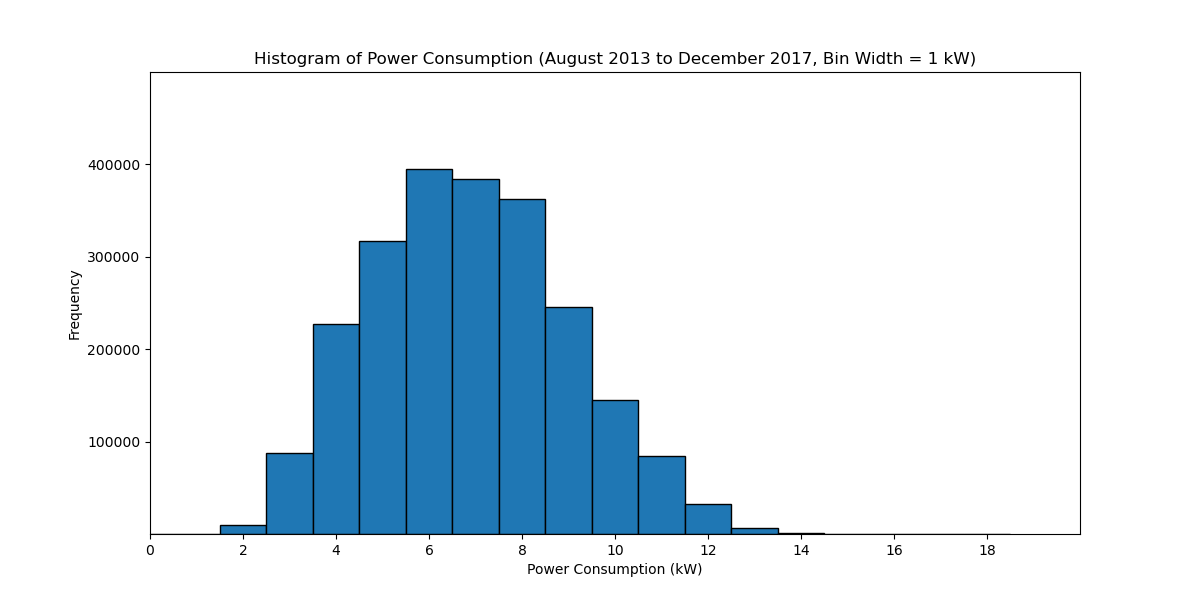

The script that drew this image:
import pandas as pd
import matplotlib.pyplot as plt
import numpy as np

file_path = r"C:\Users\91878\Downloads\energy_dataset\energy_dataset\girls_hostel_ups.csv"
df = pd.read_csv(file_path)
df['timestamp'] = pd.to_datetime(df['timestamp'], unit='s', utc=True)
df['timestamp'] = df['timestamp'].dt.tz_convert('Asia/Kolkata')
selected_data = df[(df['timestamp'] >= '2013-08-01') & (df['timestamp'] <= '2017-12-31')].copy()
selected_data['power_kw'] = selected_data['power'] / 1000.0

bin_edges = np.arange(int(selected_data['power_kw'].min()) - 0.5, int(selected_data['power_kw'].max()) + 1.5, 1)
plt.figure(figsize=(12, 6))
plt.hist(selected_data['power_kw'], bins=bin_edges, edgecolor='black')
plt.xticks(np.arange(0, 20, 2))
plt.yticks([100000,200000,300000,400000])
plt.xlim(0, 20)
plt.ylim(0, 500000)  
plt.xlabel('Power Consumption (kW)')
plt.ylabel('Frequency')
plt.title('Histogram of Power Consumption (August 2013 to December 2017, Bin Width = 1 kW)')
plt.show()
